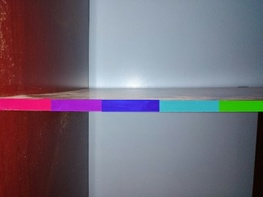
#> input picture docs/tecnicas_visao/img/viga400px.jpg, 263 x 197 px, shrunk from 400 x 300 before the run
$ jupyter execute tecnicas_visao.ipynb   (shell and % lines are left out)
#> lines starting #> are read from the running program, lines starting #| are printed output that depends on the picture; after the words box and inside, x2 and y2 are one past the last pixel; in counts of white or black regions, pixels touching at a corner belong together
# Técnicas de visão computacional aplicáveis ao projeto:

Instalação de bibliotecas necessárias:

## Detecção de uma viga e diferentes cores em sua superfície lateral:

Imports:

[cell 1]
import cv2
import numpy as np
import matplotlib.pyplot as plt

Leitura da imagem de uma viga colorida simples

[cell 2]
img = cv2.imread('img/viga400px.jpg')
#> img is the input picture: shape (197, 263, 3); mean B, G, R 119.1, 106.8, 115.4
plt.imshow(img[:, :, ::-1])

Detecção e binarização das cores escolhidas. Nesse caso não seria necessário fazer a binarização, as linha foram detectadas sem a necessidade de binarizar. Porém, deixarei a binarização pois pode ser útil para resolver algum problema no decorrer do projeto.

[cell 3]
img = cv2.imread('img/viga400px.jpg')

w, h = img.shape[:2]
#> w = 197; h = 263

for i in range (0, w):
    for j in range (0, h):
        if(i <= 150 or i >= 170):
            img[i][j] = 255,255,255
        elif(img[i][j][2] >= 220 and img[i][j][1] >= 10 and img[i][j][0] >= 100):
            img[i][j] = 0,0,0
        elif(img[i][j][2] >= 150 and img[i][j][1] >= 10 and img[i][j][0] >= 180):
            img[i][j] = 0,0,0
        elif(img[i][j][2] >= 40 and img[i][j][1] >= 30 and img[i][j][0] >= 200):
            img[i][j] = 0,0,0
        elif(img[i][j][2] >= 40 and img[i][j][1] >= 150 and img[i][j][0] >= 170):
            img[i][j] = 0,0,0
        elif(img[i][j][2] >= 30 and img[i][j][1] >= 170 and img[i][j][0] <= 10):
            img[i][j] = 0,0,0
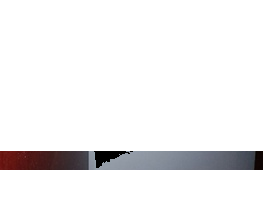
#> img: shape (197, 263, 3); mean B, G, R 239, 238.4, 239.4
plt.imshow(img[:,:,::-1])
plt.show()

gray = cv2.cvtColor(img,cv2.COLOR_BGR2GRAY)
edges = cv2.Canny(gray,50,150,apertureSize = 3)
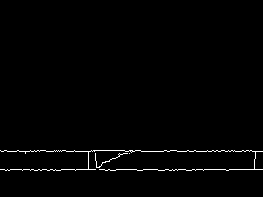
#> edges: shape (197, 263); 1.2% white in thin lines or dots, all inside (x1, y1, x2, y2) = (0, 150, 263, 171)
lines = cv2.HoughLines(edges,1,np.pi/180,50)
#> lines = [[169, 1.57], [151, 1.57], [148, 1.59], [152, 1.55], [173, 1.55], [154, 1.55], [167, 1.59], [165, 1.59], [171, 1.55]]
for rho,theta in lines[0]:
    a = np.cos(theta)
    b = np.sin(theta)
    x0 = a*rho
    y0 = b*rho
    x1 = int(x0 + 1000*(-b))
    y1 = int(y0 + 1000*(a))
    x2 = int(x0 - 1000*(-b))
    y2 = int(y0 - 1000*(a))

    cv2.line(img,(x1,y1),(x2,y2),(0,0,255),2)
    cv2.line(img,(x1,y1-20),(x2,y2-20),(0,0,255),2)
    cv2.line(img,(2,y1),(2,y1-20),(0,0,255),2)
    cv2.line(img,(h-2,y1),(h-2,y1-20),(0,0,255),2)
#> this loop made 1 pass
#> (rho, theta, a, b, x0, y0, x1, y1) on pass 1: (169, 1.57, -4.37e-08, 1, -7.39e-06, 169, -1000, 168)
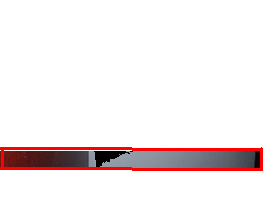
#> img: shape (197, 263, 3); 3.24% of pixels changed, all inside (x1, y1, x2, y2) = (0, 147, 263, 171)

cv2.imwrite('img/houghlines.jpg',img)
r = cv2.imread('img/houghlines.jpg')
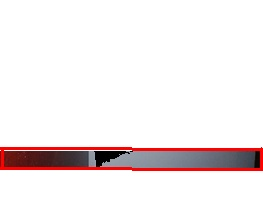
#> r: shape (197, 263, 3); mean B, G, R 233.3, 232.8, 240.9
plt.imshow(r[:,:,::-1])
plt.show()

Agora que foi encontrada a "viga" podemos separar as cores:

Abrirei novamente a imagem original colocando a detecção que foi encontrada

[cell 4]
img = cv2.imread('img/viga400px.jpg')
gray = cv2.cvtColor(img,cv2.COLOR_BGR2GRAY)
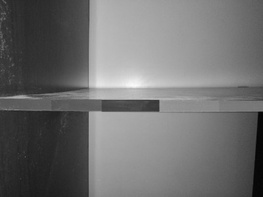
#> gray: shape (197, 263); min 4, max 251, mean 110.8
edges = cv2.Canny(gray,50,150,apertureSize = 3)
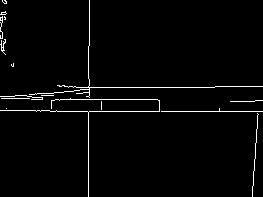
#> edges: shape (197, 263); 2.3% white in thin lines or dots
lines = cv2.HoughLines(edges,1,np.pi/180,50)
#> lines = 22 rows, first 8: [111, 1.57], [87, 1.57], [88, 0], [99, 1.57], [90, 1.55], [97, 1.59], [109, 1.59], [94, 1.54]
for rho,theta in lines[0]:
    a = np.cos(theta)
    b = np.sin(theta)
    x0 = a*rho
    y0 = b*rho
    x1 = int(x0 + 1000*(-b))
    y1 = int(y0 + 1000*(a))
    x2 = int(x0 - 1000*(-b))
    y2 = int(y0 - 1000*(a))

    cv2.line(img,(x1,y1),(x2,y2),(0,0,255),2)
    cv2.line(img,(x1,y1-20),(x2,y2-20),(0,0,255),2)
    cv2.line(img,(2,y1),(2,y1-20),(0,0,255),2)
    cv2.line(img,(h-2,y1),(h-2,y1-20),(0,0,255),2)
#> this loop made 1 pass
#> (rho, theta, a, b, x0, y0, x1, y1) on pass 1: (111, 1.57, -4.37e-08, 1, -4.85e-06, 111, -1000, 110)
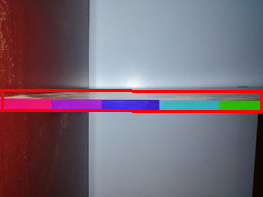
#> img: shape (197, 263, 3); 3.24% of pixels changed, all inside (x1, y1, x2, y2) = (0, 89, 263, 113)

cv2.imwrite('img/detected.jpg',img)
r = cv2.imread('img/detected.jpg')
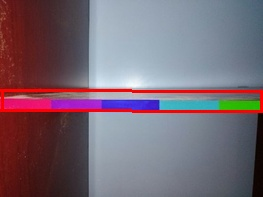
#> r: shape (197, 263, 3); mean B, G, R 115.2, 103.6, 119.8
plt.imshow(r[:,:,::-1])
plt.show()

Detectar as diferentes cores:

[cell 5]
img2 = img

for i in range(4, h-4):
    dif0 = abs(abs(int(img[y1-10][i][0])) - abs(int(img[y1-10][i+1][0])))
    dif1 = abs(abs(int(img[y1-10][i][1])) - abs(int(img[y1-10][i+1][1])))
    dif2 = abs(abs(int(img[y1-10][i][2])) - abs(int(img[y1-10][i+1][2])))
    if((dif0 >= 8 and dif1 >= 8)  or (dif0 >= 8 and dif2 >= 8) or (dif1 >= 8 and dif2 >= 8)):
        cv2.line(img2,(i,y1),(i,y1-18),(255,255,255),1)
#> this loop made 255 passes
#> (dif0, dif1, dif2) on passes 1 to 3: (1, 1, 1), (2, 2, 2), (3, 1, 1)
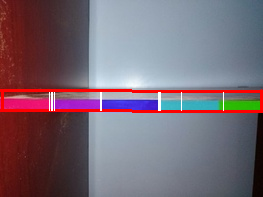
#> img2: shape (197, 263, 3); 0.4% of pixels changed, all inside (x1, y1, x2, y2) = (49, 92, 224, 111)
plt.imshow(img2[:,:,::-1])
cv2.imwrite('img/divisions.jpg',img2)
#> Out = True

É possível observar que entre algumas cores a divisão em branco é mais visível que entre outras. Isso se dá por conta da intensidade das cores colocadas. O quanto mais distante for uma cor da outra mais preciso fica nossa identificação.

# Detecção de curva em uma superfície plana

[cell 6]
img = cv2.imread('img/deformacao.jpg')
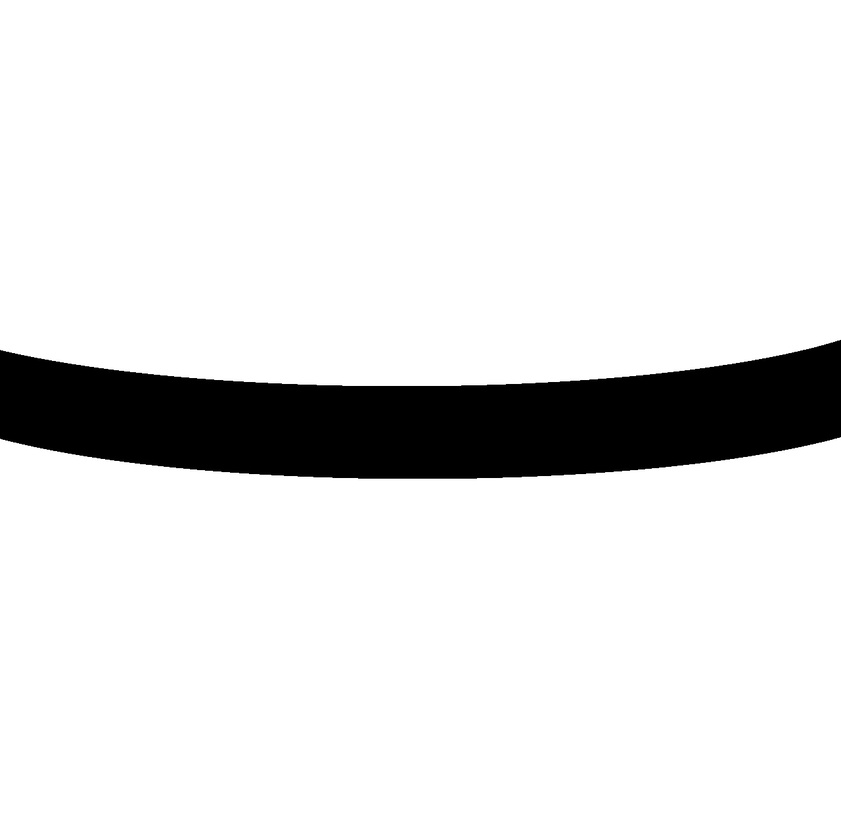
#> input picture docs/tecnicas_visao/img/deformacao.jpg, 841 x 839 px, shrunk from 1280 x 1276 before the run
#> img is the input picture: shape (839, 841, 3); min 0, max 255, mean 226.8
plt.imshow(img)
